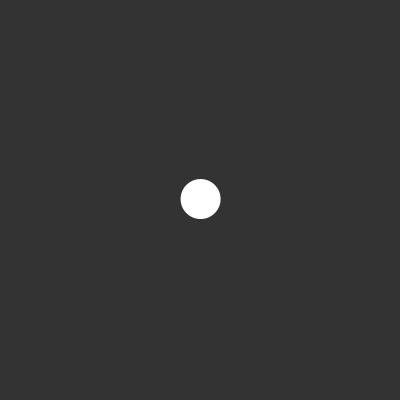
Frame 1 (no input)
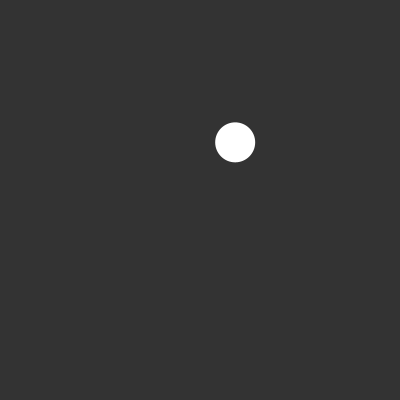
Frame 60 (the mouse pressed at the canvas centre just before this capture)
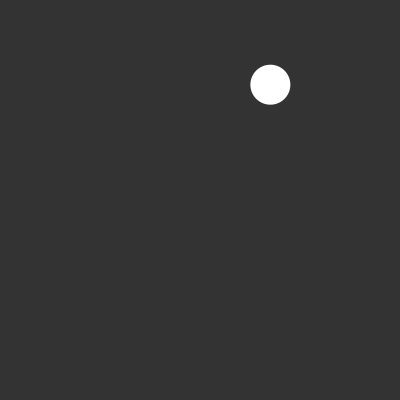
Frame 120 (the mouse held since frame 60 and released just before this capture)

The Processing sketch that drew these frames (run headless with seeded random() and noise(); from frame 60 on, the mouse is pressed at the canvas centre):

// Processing sketch: intro_to_vectors
// ── intro_to_vectors.pde
PVector pos;
PVector vel;
int size = 40;

void setup()
{
   size(400, 400);
   pos = new PVector(width/2, height/2);
   vel = new PVector(random(-2, 2), random(-2, 2));
}

void draw()
{
  background(51);
  boolean collided = false;
  
  pos.add(vel);
  
  if(pos.x < size/2 || pos.x > width - size/2) {vel.x *= -1; collided = true;}
  if(pos.y < size/2 || pos.y > height - size/2) {vel.y *= -1; collided = true;}
  
  noStroke();
  if(collided == true)
    fill(255, 0, 0);
  else
    fill(255);
  ellipse(pos.x, pos.y, size, size);
}
